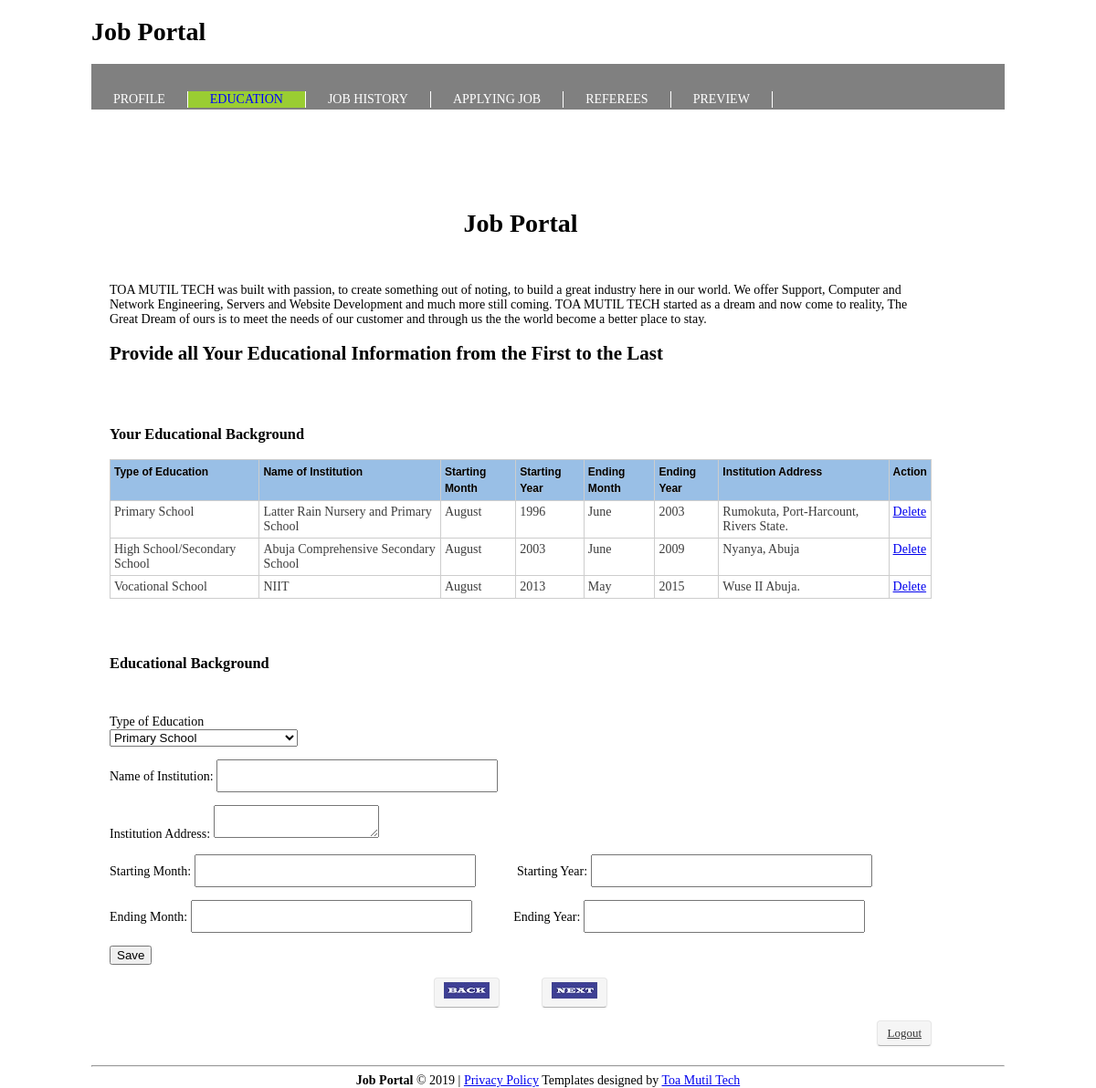
Page /education.php (signed in) on the committed database.
### tables this page shows
CREATE TABLE `school` (
  `school_id` int(11) NOT NULL AUTO_INCREMENT,
  `reg_id` int(11) NOT NULL,
  `name_of_school` varchar(200) DEFAULT NULL,
  `address` varchar(300) DEFAULT NULL,
  `syear` varchar(70) DEFAULT NULL,
  `eyear` varchar(70) DEFAULT NULL,
  `smonth` varchar(70) DEFAULT NULL,
  `emonth` varchar(70) DEFAULT NULL,
  `type` varchar(70) DEFAULT NULL,
  PRIMARY KEY (`school_id`),
  UNIQUE KEY `school_id_UNIQUE` (`school_id`)
);

### education.php (the view, shortened to what this page needs)
<?php
 $conn = mysqli_connect("localhost", "root", "mysql", "job");
        ?>
<?php
      $reg_id = $_SESSION['reg_id'];
        $result = mysqli_query($conn, "select * from reg WHERE  reg_id = ' $reg_id' ");
 $result16 = mysqli_fetch_array($result);
        ?>
<!DOCTYPE html>
<html>
    <head>
   <link rel="stylesheet" href="css/style.css" type="text/css" />
        <link rel='stylesheet' href="css/theme.blue.css"  type="text/css"/>
    </head>
    <body>
        <div id="wrapper">
            <div id="header">
                <div class="main">
                   <h1>Job Portal </h1>
                </div>
                <div class="tab">
                    <ul>
                   <li > <a href="profile.php">PROFILE</a></li>
      <li class="active"> <a href="education.php">EDUCATION</a></li>
      <li><a href="history.php">JOB HISTORY</a></li>
      <li> <a href="job.php">APPLYING JOB</a></li>
       <li> <a href="refere.php">REFEREES</a></li>
      <li><a href="preview.php" >PREVIEW</a></li>
      </ul>
                </div>
            </div>
            <div id="content">
        <h1 align="center"> Job Portal </h1><br>
        <p> TOA MUTIL TECH was built with passion, to create something out of noting, to build a great industry here in our world.
         We offer Support, Computer and Network Engineering, Servers and Website Development and much more still coming.
         TOA MUTIL TECH started as a dream and now come to reality, The Great Dream of ours is to meet the needs of our customer and through us the the world become a better place to stay.
        </p>
        <h2>Provide all Your Educational Information from the First to the Last</h2>
        <br><br>
        <h3>Your Educational Background</h3>
        <table cellpadding="1" cellspacing="1" class="tablesorter-blue" id="tabla">
                            <thead>
                                <tr>
                                    <td>Type of Education</td>
                                    <td>Name of Institution</td>
                                    <td>Starting Month</td>
                                     <td> Starting Year</td>
                                    <td>Ending Month</td>
                                    <td> Ending Year</td>
                                    <td>Institution Address</td>
                                   <td>Action</td>
                                </tr>
                            </thead>
                            <tbody id="myTable">
 <?php
          $result1 = mysqli_query($conn, "SELECT * FROM school WHERE reg_id = '" . $result16['reg_id'] . "' ");
 while ($result15 = mysqli_fetch_array($result1)) {
            ?>
                                    <tr>
                                        <td><?php echo $result15['type']; ?></td>
                                        <td><?php echo $result15['name_of_school']; ?></td>
                                        <td><?php echo $result15['smonth']; ?></td>
                                        <td><?php echo $result15['syear']; ?></td>
                                        <td><?php echo $result15['emonth']; ?></td>
                                         <td><?php echo $result15['eyear']; ?></td>
                                         <td><?php echo $result15['address']; ?></td>
                                         <td><a href="delete.php?school_id=<?php echo $result15['school_id']; ?>" >Delete</a></td>
                                    </tr>
 <?php
   }
            ?>
                                    </tbody>
                        </table>
        <div id="reg">
            <h3>Educational Background</h3><br>
            <form name="reg" method="post" action="">
                <p>Type of Education<br>
                <select id="type" name="type" required>
                    <option>Primary School</option>
                </select></p>
                  <p> Name of Institution: <input type="text" name="name_of_school" id="name_of_school" required class="loginbox" /></p>
                  <p> Institution Address: <textarea name="address" required id="address" ></textarea></p>
                   <p> Starting Month: <input type="text" name="smonth" required id="smonth" class="loginbox"  />&emsp;&emsp;&emsp;
                     Starting Year: <input type="text" name="syear" id="syear" required class="loginbox"  /></p>
                   <p> Ending Month: <input type="text" name="emonth" id="emonth" required class="loginbox"  />&emsp;&emsp;&emsp;
                     Ending Year: <input type="text" name="eyear" id="eyear" required class="loginbox"  /></p>
                <p><input type="submit" name="submit" id="submit" value="Save" /></p>
            </form>
        </div>
       <p align="center" ><a href="profile.php" class="btn"><img src="img/back.jpg" alt="" /></a>&emsp;&emsp;&emsp; <a href="history.php" class="btn"><img src="img/next.jpg" alt="" /></a></p>
        <p align="right"> <a href="logout.php" class="btn">Logout</a></p>
        </div>
        <div id="footer">
            <hr>
            <center>
            <div><strong>Job Portal</strong> &copy; <span id="copyright-year">2019</span> | <a href="privacy.php" target="_blank">Privacy Policy</a>
                       Templates designed by <a href="http://toamutiltech.com/" target="_blank" rel="nofollow">Toa Mutil Tech</a>
                    </div>
                </center>
        </div>
        </div>
    </body>
</html>

### css/style.css (style rules this page uses)
body { font-family: cursive; font-size: 14px; }
#wrapper { width: 1000px; margin: auto; }
#content { padding-top: 30px; padding-left: 20px; width: 900px; float: left; }
.tab { height: 50px; background-color: gray; }
.tab ul { list-style:none; padding:16px 0; height:51px; float:left; }
.tab ul li { margin:0; padding:0; float:left; border-right:1px solid #fff; }
.tab ul li a { display:block; margin:auto; padding:0 24px; font-size:14px; line-height:18px; font-weight:normal; color:#fff; text-decoration:none; text-transform:none; text-align:center; }
.tab ul li.active a, .tab ul li a:hover { background-color: yellowgreen; color:blue; }
#reg { padding-top: 30px; }
.loginbox { width: 300px; height: 30px; }
.btn { border-color: #ccc; border-color: rgba(0, 0, 0, 0.1) rgba(0, 0, 0, 0.1) rgba(0, 0, 0, 0.25); display: inline-block; padding: 4px 10px 4px; margin-bottom: 0; font-size: 13px; line-height: 18px; color: #333333; text-align: center; text-shadow: 0 1px 1px rgba(255, 255, 255, 0.75); vertical-align: middle; cursor: pointer; background-color: #f5f5f5; background-repeat: repeat-x; border: 1px solid #cccccc; border-color: rgba(0, 0, 0, 0.1) rgba(0, 0, 0, 0.1) rgba(0, 0, 0, 0.25); border-color: #e6e6e6 #e6e6e6 #bfbfbf; border-bottom-color: #b3b3b3; -webkit-border-radius: 4px; -moz-border-radius: 4px; border-radius: 4px; filter: progid:dximagetransform.microsoft.gradient(startColorstr='#ffffff', endColorstr='#e6e6e6', GradientType=0); filter: progid:dximagetransform.microsoft.gradient(enabled=false); -webkit-box-shadow: inset 0 1px 0 rgba(255, 255, 255, 0.2), 0 1px 2px rgba(0, 0, 0, 0.05); -moz-box-shadow: inset 0 1px 0 rgba(255, 255, 255, 0.2), 0 1px 2px rgba(0, 0, 0, 0.05); box-shadow: inset 0 1px 0 rgba(255, 255, 255, 0.2), 0 1px 2px rgba(0, 0, 0, 0.05); }
#footer { width: 1000px; float: left; }

### css/theme.blue.css (style rules this page uses)
.tablesorter-blue { width: 100%; background-color: #fff; margin: 10px 0 15px; text-align: left; border-spacing: 0; border: #cdcdcd 1px solid; border-width: 1px 0 0 1px; }
.tablesorter-blue th, .tablesorter-blue td { border: #cdcdcd 1px solid; border-width: 0 1px 1px 0; }
.tablesorter-blue th, .tablesorter-blue thead td { font: 12px/18px Arial, Sans-serif; font-weight: bold; color: #000; background-color: #99bfe6; border-collapse: collapse; padding: 4px; text-shadow: 0 1px 0 rgba(204, 204, 204, 0.7); }
.tablesorter-blue tbody td, .tablesorter-blue tfoot th, .tablesorter-blue tfoot td { padding: 4px; vertical-align: top; }
.tablesorter-blue td { color: #3d3d3d; background-color: #fff; padding: 4px; vertical-align: top; }

### rows in the picture
school: type "Primary School", name_of_school "Latter Rain Nursery and Primary School", smonth "August", syear "1996", emonth "June", eyear "2003", address "Rumokuta, Port-Harcount, Rivers State."
school: type "High School/Secondary School", name_of_school "Abuja Comprehensive Secondary School", smonth "August", syear "2003", emonth "June", eyear "2009", address "Nyanya, Abuja"
school: type "Vocational School", name_of_school "NIIT", smonth "August", syear "2013", emonth "May", eyear "2015", address "Wuse II Abuja."
